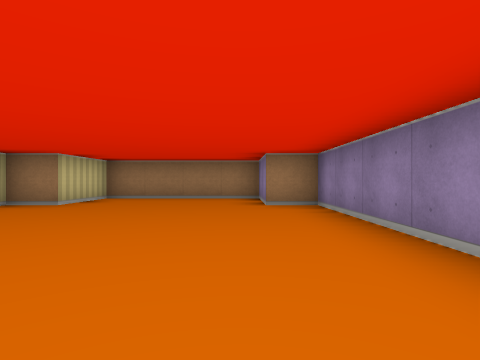
[1] (above)

16 first-person views from a walk through a cub3D maze. The camera is about half as high as the walls, looks level and sees 80° across. The floor is counted in squares. Each view is taken from the middle of a square. On the plan, view 1 faces up. The plan holds only what a view shows up to about 9 squares ahead; the rest is blank.

[2]
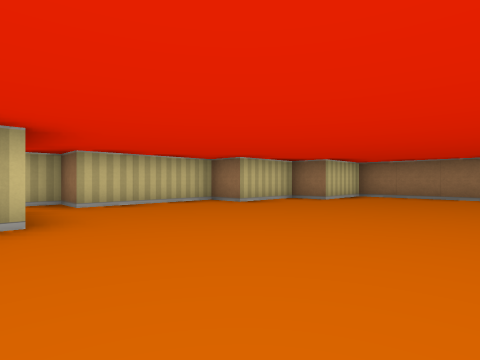

[3]
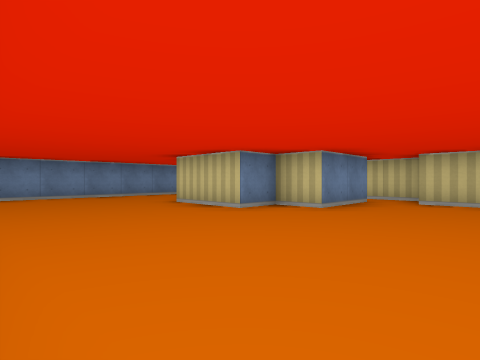

[4]
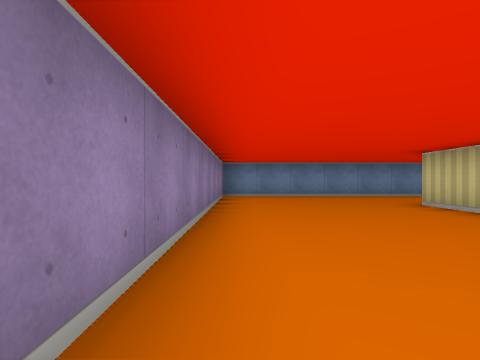

[5]
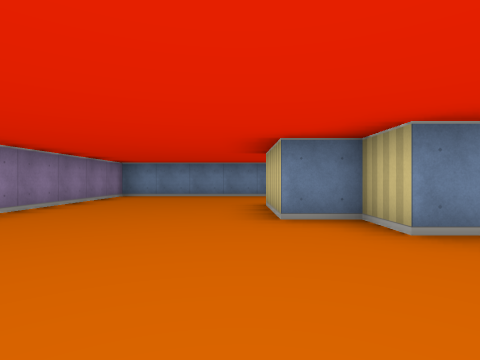

[6]
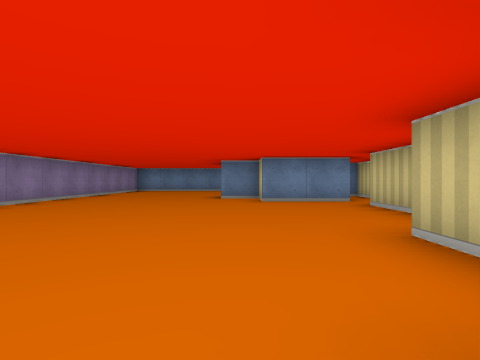

[7]
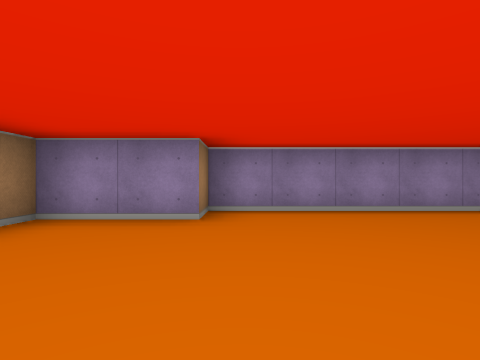

[8]
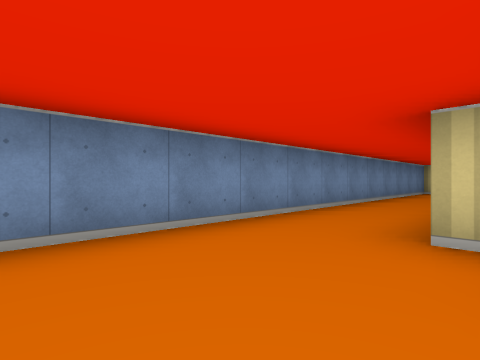

[9]
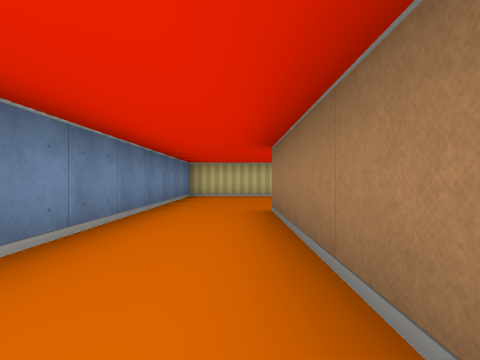

[10]
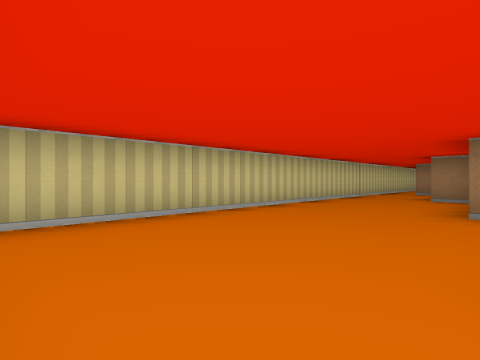

[11]
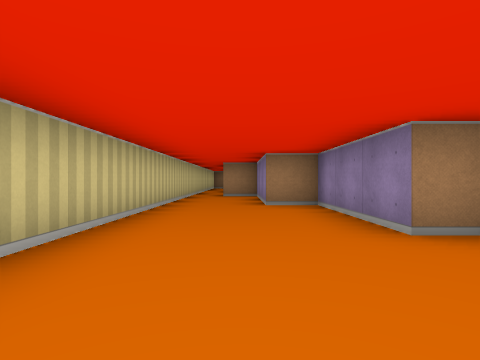

[12]
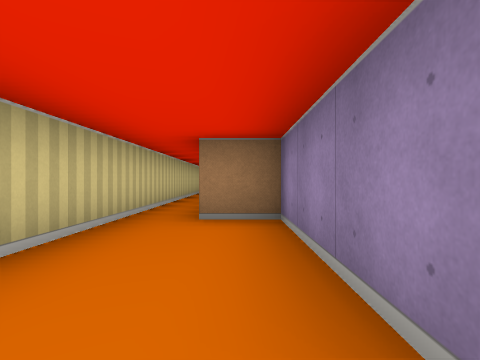

[13]
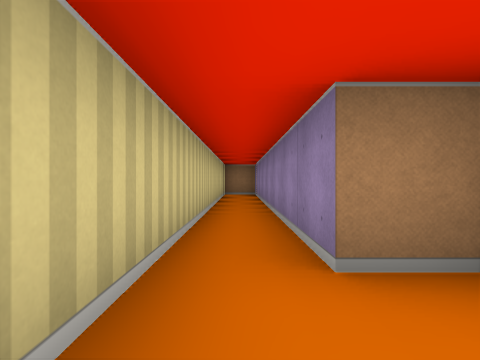

[14]
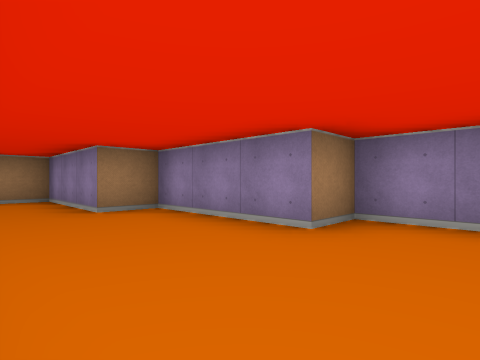

[15]
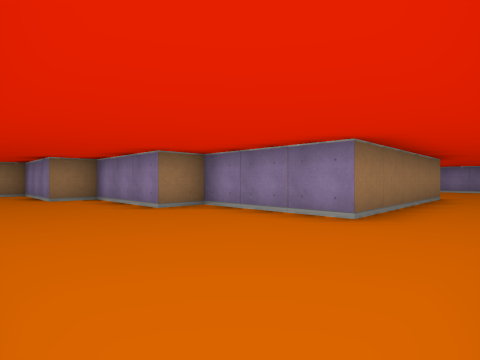

[16]
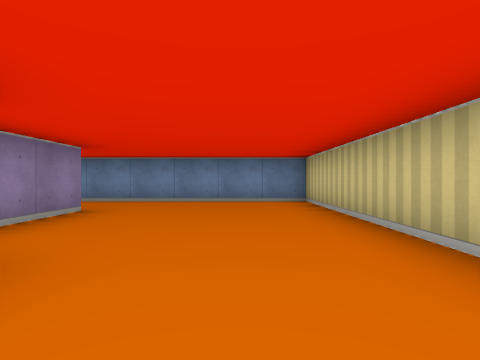

### Floor plan
Ten units are one square. View 1 is at (0, 0); x grows to the right and y downward. Boxes are objects, and circles mark ways between rooms. Rooms are numbered by the first view taken in them; rooms with no view inside come last. Other rooms are left out.
<svg viewBox="-130 -124 150 194">
<path fill="none" stroke="#000" d="M-45 5 -35 5 -35 15 -25 15 -25 35M-25 65 15 65 15 -55 5 -55 5 -75 -35 -75 -35 -55 -45 -55 -45 -35 -55 -35 -55 -5M-34 45 -85 45 -85 15 -95 15 -95 -15 -105 -15 -105 -45 -115 -45 -115 -119M-125 -111 -125 65 -25 65M-55 5 -45 5M-55 -5 -65 -5 -65 25"/>
<circle cx="-35" cy="55" r="3" fill="#2a7"/>
<circle cx="-50" cy="0" r="3" fill="#2a7"/>
<text x="-10" y="-10">1</text>
<text x="-100" y="10">2</text>
<text x="-60" y="10">3</text>
</svg>
Room 1 opens to room 2. Room 1 opens to room 3.

Where each view was taken, in squares from view 1:
view 1: 0 up, 0 right, facing up
view 2: 1 down, 0 right, facing up-left
view 3: 2 up, 1 right, facing down-left
view 4: 2 up, 1 right, facing down
view 5: 2 up, 2 left, facing down
view 6: 6 up, 3 left, facing down
view 7: 5 up, 3 left, facing right
view 8: 4 down, 1 left, facing down-left
view 9: 5 down, 4 left, facing left
view 10: 6 down, 9 left, facing up-left
view 11: 4 down, 11 left, facing up
view 12: 1 up, 11 left, facing up
view 13: 3 up, 12 left, facing up
view 14: 3 down, 12 left, facing up-right
view 15: 6 down, 12 left, facing up-right
view 16: 0 up, 11 left, facing down
